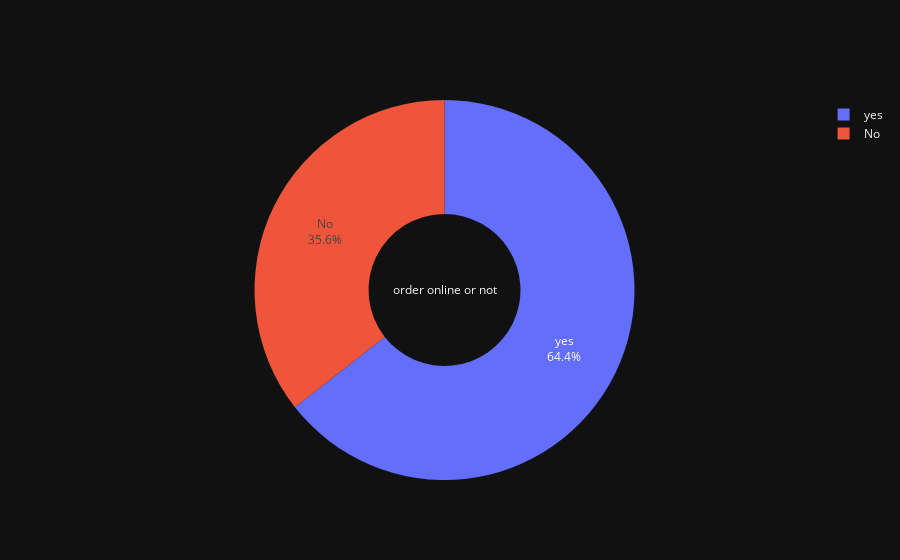

Notebook source saved alongside this figure:
### Code cell
import plotly.offline as iplot
labels=["yes","No"]
trace=go.Pie(values=values,title="order online or not",labels=labels,hole=.4,textinfo='label+percent')
iplot.iplot([trace])

### Figure 1 — Plotly figure (JSON) as saved in the notebook; plotly's stock layout.template omitted (floating-point values rounded to 4 significant figures)
{"data": [{"hole": 0.4, "labels": ["yes", "No"], "textinfo": "label+percent", "title": {"text": "order online or not"}, "values": [28308, 15634], "type": "pie"}], "layout": {}}
